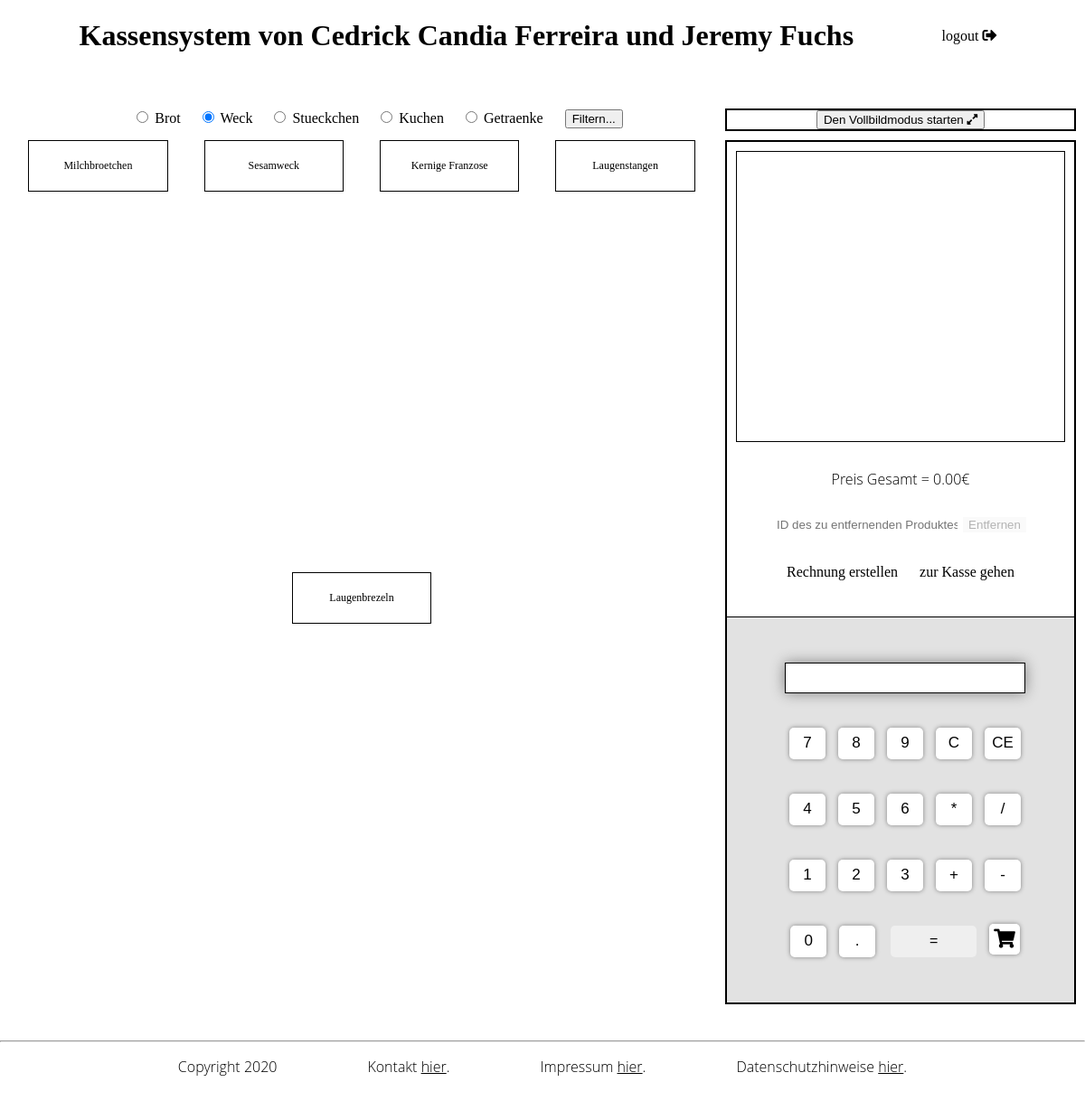
Page /index.php?category=2 (signed in) on the committed database.
### tables this page shows
CREATE TABLE `productcategory` (
  `id` int(11) NOT NULL,
  `name` varchar(40) NOT NULL
);

CREATE TABLE `product` (
  `id` int(11) NOT NULL,
  `name` varchar(40) NOT NULL,
  `category` int(11) NOT NULL,
  `price` decimal(4,2) NOT NULL,
  `discount` decimal(4,2) DEFAULT NULL
);

### index.php (the view, shortened to what this page needs)
<?php
$conn = new mysqli("localhost:8889","root","root","cashbox");
$sql = "SELECT * FROM product";
$stmt = $conn->prepare($sql);
$stmt->execute();
$result = $stmt->get_result();
$product_arr = Array();
while ($row = $result->fetch_assoc()) {
    $product_arr[] = $row;
}
$sql = "SELECT * FROM productcategory";
$stmt = $conn->prepare($sql);
$stmt->execute();
$result = $stmt->get_result();
$category_arr = Array();
while ($row = $result->fetch_assoc()) {
    $category_arr[] = $row;
}
if(isset($_GET['category'])){
  $sql = "SELECT p.id, p.price, p.name, p.category FROM product AS p
          INNER JOIN productcategory AS c
          ON p.category = c.ID AND c.ID = ?";
  $stmt = $conn->prepare($sql);
  $stmt->bind_param("i",$_GET['category']);
  $stmt->execute();
  $result = $stmt->get_result();
  $product_arr = Array();
  while ($row = $result->fetch_assoc()) {
      $product_arr[] = $row;
  }
}
 ?>
 <!DOCTYPE html>
 <html lang="de" dir="ltr">
 <head>
   <link rel="stylesheet" href="styles.min.css" />
   <link rel="stylesheet" href="https://use.fontawesome.com/releases/v5.13.0/css/all.css">
 </head>
 <body>
   <header>
   <h1>Kassensystem von Cedrick Candia Ferreira und Jeremy Fuchs</h1>
   <a class="logout" href="logout.php">logout <i class="fas fa-sign-out-alt"></i></a>
   </header>
   <div class="content">
     <section class="outer-box_left" id="category_filter">
       <form action="<?php echo $_SERVER['PHP_SELF'];?>" method="get" style="margin-left: 20px;">
           <?php foreach($category_arr as $category) { ?>
        <input type="radio" name="category" style="margin-left: 20px;" value="<?php echo $category['id']; ?>"
         id="<?php echo $category['id']; ?>" <?php if(!empty($_GET['category'])) if($_GET['category'] == $category['id']) echo "checked"?> />
        <label for="<?php echo $category['id']; ?>" style="display:inline"><?php echo $category['name']; ?></label>
        <?php } ?>
        <input type="submit" value="Filtern..." style="margin-left: 20px;">
      </form>
     </section>
     <section class="outer-box_right" id="set-screen-option">
         <button class="set-screenbutton" id="fullscreen-on" onclick="enterFullscreen(document.documentElement)">Den Vollbildmodus starten <i class="fas fa-expand-alt"></i></button>
     </section>
   </div>
   <div class="content">
     <section class="outer-box_left" id="box-1">
       <?php foreach ($product_arr as $product) {
        ?>
       <div class="product-box" attribute="">
             <a
             id="product-<?php echo $product['id']; ?>"
             class="product-button"
             name="Productbutton"
             onclick="return addToCart(<?php echo $product['id']; ?>, '<?php echo $product['name']; ?>', <?php echo $product['price']; ?>);" >
             <?php echo $product['name']; ?> </a>
       </div>
       <?php } ?>
     </section>
     <section class="outer-box_right" id="box-2">
       <div class="product-cart">
         <ul id="product-list">
           <li id="product-list_placeholder-item"></li>
         </ul>
       </div>
       <div class="sum-list">
         <p>Preis Gesamt = <span id="price_result">0.00</span>€</p>
       </div>
       <div class="remove-listItem">
         <form>
           <input type="text" id="remove-this" placeholder="ID des zu entfernenden Produktes..."/>
           <input type="button" id="remove-button" onclick="deleteCardItem()" value="Entfernen"/>
         </form>
       </div>
       <div class="checkout-box">
         <a href="javascript:generateBill()" id="saveBill">Rechnung erstellen</a>
         <a href="" id="sumbit">zur Kasse gehen</a>
       </div>
       <div class="calculator">
         <form>
           <input type="text" id="calc-display" />
           <br></br>
           <input type="button" class="keys" value="7" onclick="addToScreen('7')" />
           <input type="button" class="keys" value="8" onclick="addToScreen('8')" />
           <input type="button" class="keys" value="9" onclick="addToScreen('9')" />
           <input type="button" class="keys" value="C" onclick="addToScreen('c')" />
           <input type="button" class="keys" value="CE" onclick="backspace()" />
           <br></br>
           <input type="button" class="keys" value="4" onclick="addToScreen('4')" />
           <input type="button" class="keys" value="5" onclick="addToScreen('5')" />
           <input type="button" class="keys" value="6" onclick="addToScreen('6')" />
           <input type="button" class="keys" value="*" onclick="addToScreen('*')" />
           <input type="button" class="keys" value="/" onclick="addToScreen('/')" />
           <br></br>
           <input type="button" class="keys" value="1" onclick="addToScreen('1')" />
           <input type="button" class="keys" value="2" onclick="addToScreen('2')" />
           <input type="button" class="keys" value="3" onclick="addToScreen('3')" />
           <input type="button" class="keys" value="+" onclick="addToScreen('+')" />
           <input type="button" class="keys" value="-" onclick="addToScreen('-')" />
           <br></br>
           <input type="button" class="keys"  value="0" onclick="addToScreen('0')" />
           <input type="button" class="keys" value="." onclick="addToScreen('.')" />
           <input type="button" class="equal" id="key-result" value="=" onclick="result()" />
           <a id="toCart" class="keys" onclick="return calculatorToCart();"><i class="fas fa-shopping-cart"></i></a>
         </form>
       </div>
     </section>
   </div>
   <footer>
     <hr>
     <p><span class="footer_item">Copyright 2020</span><span class="footer_item">Kontakt <a class="style_as_link" href="contact.html">hier</a>.</span><span class="footer_item">Impressum <span class="style_as_link">hier</span>.</span><span
         class="footer_item">Datenschutzhinweise <span class="style_as_link">hier</span>.</span></p>
   </footer>
 </body>
 </html>

### rows in the picture
productcategory: category "☐ Brot", name "Brot"
productcategory: category "☑ Weck", name "Weck"
productcategory: category "☐ Stueckchen", name "Stueckchen"
productcategory: category "☐ Kuchen", name "Kuchen"
productcategory: category "☐ Getraenke", name "Getraenke"
product: name "Milchbroetchen"
product: name "Sesamweck"
product: name "Kernige Franzose"
product: name "Laugenstangen"
product: name "Laugenbrezeln"
